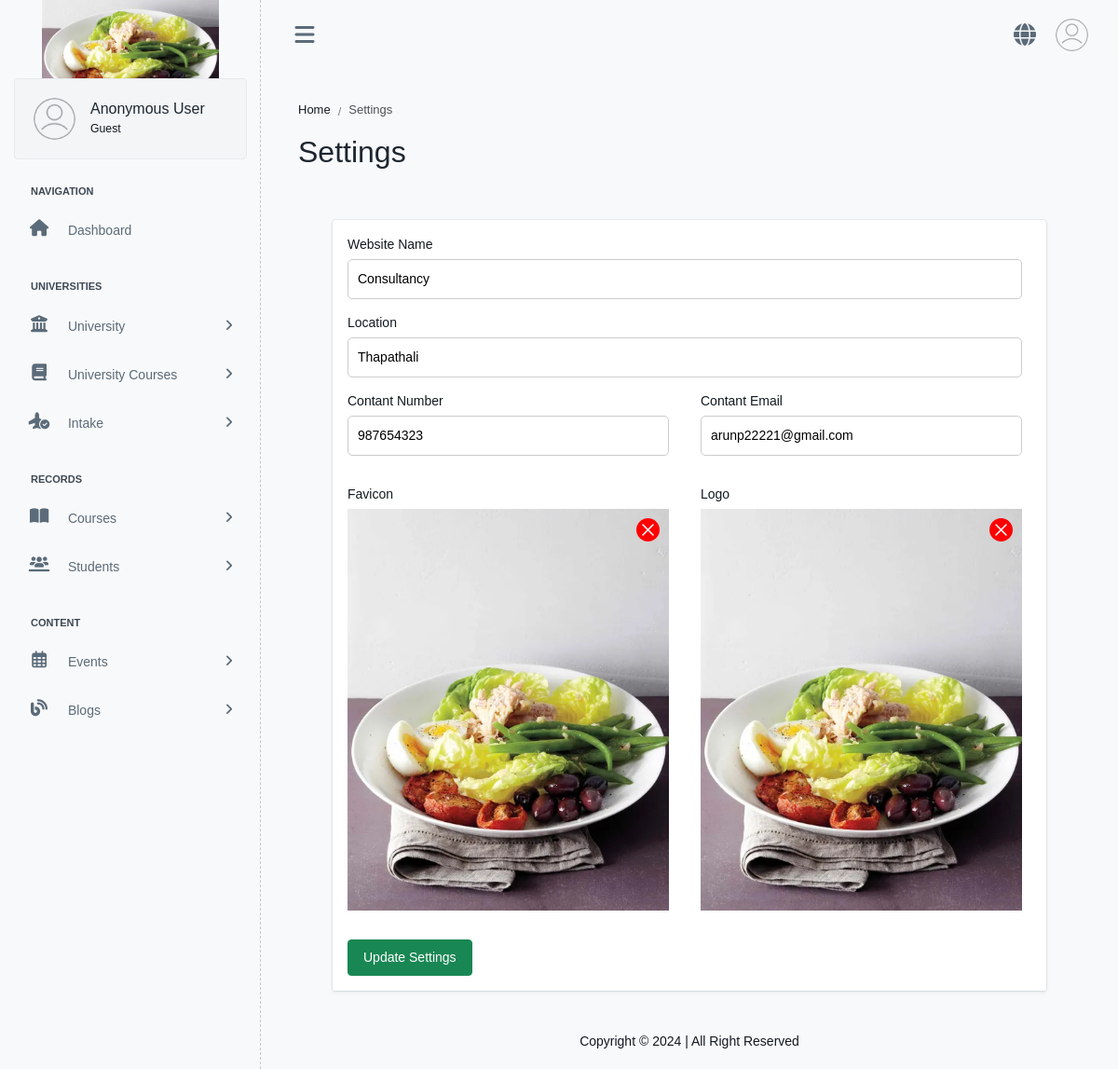
Page /settings/ on the earlier database version.
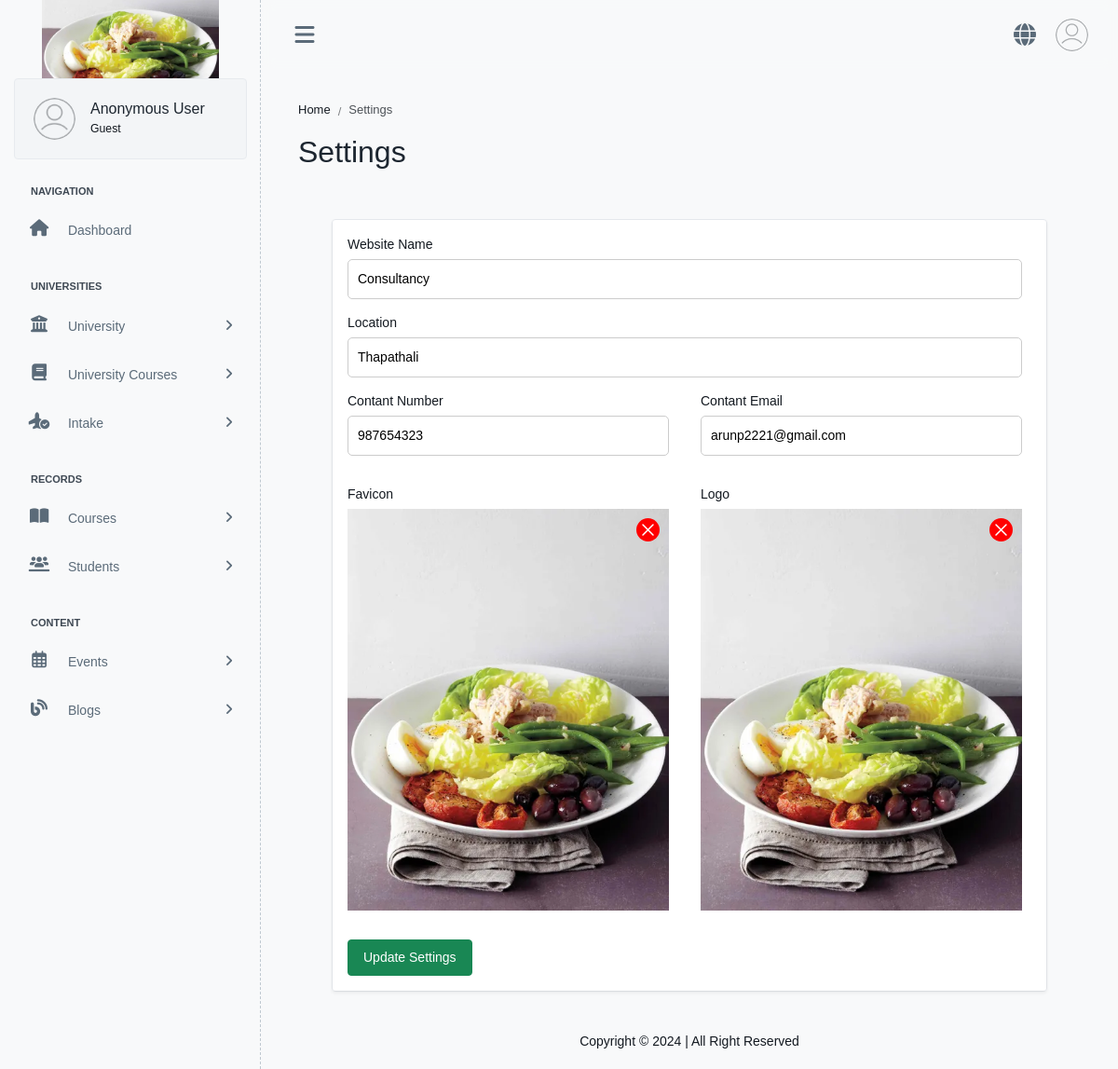
Same page on the later database version.
### dashboard/models.py (models this page shows, shortened)
class SiteSettings(models.Model):
    website_name = models.CharField(max_length=255)
    location = models.CharField(max_length=255)
    contact_email = models.EmailField()
    contact_number = models.CharField(max_length=13)
    website_fav = models.TextField(blank=True, null=True)
    website_logo = models.TextField(blank=True, null=True)
    website_baner = models.TextField(blank=True, null=True)

### dashboard/views.py (the view, shortened to what this page needs)
# urls.py: path("settings/", SettingsView.as_view(), name="settings"),
class SettingsView(View):
    def get(self, request, *args, **kwargs):
        settings = SiteSettings.objects.first()
        form = SiteSettingsForm(instance=settings)
        return render(request, 'dashboard/setting.html', {'form': form})

### dashboard/forms.py
class SiteSettingsForm(forms.ModelForm):
    class Meta:
        model = SiteSettings
        fields = [
            'website_name',
            'location',
            'contact_email',
            'contact_number',
            'website_fav',
            'website_logo',
            'website_baner',
        ]

### dashboard/context_processor.py (called while the page is built, shortened)
def site_settings(request):
    settings = SiteSettings.objects.first()
    if settings:
        return {
            'website_name': settings.website_name,
            'location': settings.location,
            'website_fav': settings.website_fav,
            'website_logo': settings.website_logo,
            'contact_email': settings.contact_email,
            'contact_number': settings.contact_number,
        }

### templates/dashboard/setting.html (shortened to what this page needs)
{% extends "admin-base.html" %}
{% block beadcrumb %}Settings{% endblock beadcrumb %}
{% block maintitle %}Settings{% endblock maintitle %}
{% block content %}
<div class="setting_container mt-3">
    <div class="row justify-content-center">
        <div class="col-md-11">
            <div class="card">
                <div class="card-body shadow-sm border-0">
                    <form action="{% url 'dashboard:settings' %}" method="post">
                        <div class="mb-3">
                            {% include 'dashboard/settings/general.html' %}
                        </div>
                        <button type="submit" class="btn btn-success py-2 px-3">Update Settings</button>
                    </form>
                </div>
            </div>
        </div>
    </div>
</div>
{% endblock content %}

### templates/admin-base.html (shortened to what this page needs)
{% load static %}
<!DOCTYPE html>
<html lang="en">
<head>
    <link rel="stylesheet" href="https://cdnjs.cloudflare.com/ajax/libs/fancybox/3.5.7/jquery.fancybox.min.css">
    <link rel="stylesheet" href="{% static 'modules/alert/style.css' %}">
    <link rel="stylesheet" href="https://cdn.jsdelivr.net/npm/select2@4.1.0-rc.0/dist/css/select2.min.css">
    <link rel="stylesheet" href="https://cdnjs.cloudflare.com/ajax/libs/font-awesome/6.5.1/css/all.min.css">
    <link rel="stylesheet" href="https://cdn.jsdelivr.net/npm/bootstrap@5.3.3/dist/css/bootstrap.min.css">
    <link rel="stylesheet" href="{% static 'modules/datetimepicker/css/bootstrap-datetimepicker.min.css' %}">
    <link rel="stylesheet" href="{% static 'assets/css/style.css' %}" id="main-style-link">
</head>
<body>
    <nav class="ps-sidebar">
        <div class="navbar-wrapper">
            <div class="m-header">
                <a href="" class="b-brand text-primary">
                    <img src="{{website_logo}}" class="img-fluid logo-lg opacity-100 h-full" alt="logo">
                </a>
            </div>
            <div class="navbar-content">
                <div class="card ps-user-card">
                    <div class="card-body">
                        <div class="d-flex align-items-center">
                            <div class="flex-shrink-0">
                                {% if request.user.profile_image %}
                                    <img src="{{ request.user.profile_image }}" alt="user-image"
                                        class="user-avatar wid-45 rounded-circle" />
                                {% else %}
                                    <img src="{% static 'assets/images/user.png' %}" alt="default-user-image"
                                        class="user-avatar wid-45 rounded-circle" />
                                {% endif %}
                            </div>
                            <div class="flex-grow-1 ms-3 me-2">
                                {% if request.user.is_authenticated %}
                                    <h6 class="mb-0">{{ request.user.get_full_name }}</h6>
                                    <small>{{ request.user.role|capfirst }}</small>
                                {% else %}
                                    <h6 class="mb-0">Anonymous User</h6>
                                    <small>Guest</small>
                                {% endif %}
                            </div>
                        </div>
                    </div>
                </div>
                <ul class="ps-navbar">
                    <li class="ps-item ps-caption">
                        <label>Navigation</label>
                    </li>
                    <li class="ps-item">
                        <a href="{% url 'dashboard:index' %}" class="ps-link">
                            <span class="ps-micon">
                                <i class="fa fa-home"></i>
                            </span>
                            <span class="ps-mtext">Dashboard</span>
                        </a>
                    </li>
                    <li class="ps-item ps-caption">
                        <label>Universities</label>
                    </li>
                    <li class="ps-item ps-hasmenu">
                        <a href="#!" class="ps-link active">
                            <span class="ps-micon">
                                <i class="fa-solid fa-building-columns"></i>
                            </span>
                            <span class="ps-mtext">University</span>
                            <span class="ps-arrow"><i class="fa fa-angle-right"></i></span>
                        </a>
                    </li>
                    <li class="ps-item ps-hasmenu">
                        <a href="#!" class="ps-link active">
                            <span class="ps-micon">
                                <i class="fa-solid fa-book"></i>
                            </span>
                            <span class="ps-mtext">University Courses</span>
                            <span class="ps-arrow"><i class="fa fa-angle-right"></i></span>
                        </a>
                    </li>
                    <li class="ps-item ps-hasmenu">
                        <a href="#!" class="ps-link active">
                            <span class="ps-micon">
                                <i class="fa-solid fa-plane-circle-check"></i>
                            </span>
                            <span class="ps-mtext">Intake</span>
                            <span class="ps-arrow"><i class="fa fa-angle-right"></i></span>
                        </a>
                    </li>
                    <li class="ps-item ps-caption">
                        <label>Records</label>
                    </li>
                    <li class="ps-item ps-hasmenu">
                        <a href="#!" class="ps-link active">
                            <span class="ps-micon">
                                <i class="fa-solid fa-book-open"></i>
                            </span>
                            <span class="ps-mtext">Courses</span>
                            <span class="ps-arrow"><i class="fa fa-angle-right"></i></span>
                        </a>
                    </li>
                    <li class="ps-item ps-hasmenu">
                        <a href="#!" class="ps-link active">
                            <span class="ps-micon">
                                <i class="fa-solid fa-users-line"></i>
                            </span>
                            <span class="ps-mtext">Students</span>
                            <span class="ps-arrow"><i class="fa fa-angle-right"></i></span>
                        </a>
                    </li>
                    <li class="ps-item ps-caption">
                        <label>Content</label>
                    </li>
                    <li class="ps-item ps-hasmenu">
                        <a href="#!" class="ps-link active">
                            <span class="ps-micon">
                                <i class="fa-regular fa-calendar-days"></i>
                            </span>
                            <span class="ps-mtext">Events</span>
                            <span class="ps-arrow"><i class="fa fa-angle-right"></i></span>
                        </a>
                    </li>
                    <li class="ps-item ps-hasmenu">
                        <a href="#!" class="ps-link active">
                            <span class="ps-micon">
                                <i class="fa-solid fa-blog"></i>
                            </span>
                            <span class="ps-mtext">Blogs</span>
                            <span class="ps-arrow"><i class="fa fa-angle-right"></i></span>
                        </a>
                    </li>
                    <li class="ps-item ps-caption">
                    </li>
                </ul>
            </div>
        </div>
    </nav>
    <header class="ps-header">
        <div class="header-wrapper">
            <div class="me-auto ps-mob-drp">
                <ul class="list-unstyled">
                    <li class="ps-h-item ps-sidebar-collapse">
                        <a href="#" class="ps-head-link ms-0" id="sidebar-hide">
                            <i class="fa-solid fa-bars"></i>
                        </a>
                    </li>
                </ul>
            </div>
            <div class="ms-auto">
                <ul class="list-unstyled">
                    <li class="ps-h-item">
                        <a href="" class="ps-head-link me-0" target="_blank">
                            <i class="fa fa-globe"></i>
                        </a>
                    </li>
                    <li class="dropdown ps-h-item header-user-profile">
                        <a class="ps-head-link dropdown-toggle arrow-none me-0" data-bs-toggle="dropdown" href="#"
                            role="button" aria-haspopup="false" data-bs-auto-close="outside" aria-expanded="false">
                            <img src="{% static 'assets/images/user.png' %}" alt="user-image" class="user-avatar" />
                        </a>
                    </li>
                </ul>
            </div>
        </div>
    </header>
    <div class="ps-container">
        <div class="ps-content">
            <div class="page-header">
                <div class="page-block">
                    <div class="row align-items-center">
                        <div class="col-md-12">
                            {% block beadcumbfull %}
                            <ul class="breadcrumb">
                                <li class="breadcrumb-item"><a href="">Home</a></li>
                                <li class="breadcrumb-item" aria-current="page">{% block beadcrumb %}Dashboard{% endblock %}</li>
                            </ul>
                            {% endblock beadcumbfull %}
                        </div>
                        <div class="col-md-12">
                            <div class="page-header-title">
                                <h2 class="mb-0">{% block maintitle %}{% endblock maintitle %}</h2>
                            </div>
                        </div>
                    </div>
                </div>
            </div>
            <div class="row dashboard">
                {% block content %}{% endblock content %}
            </div>
        </div>
    </div>
    <footer class="ps-footer">
        <div class="footer-wrapper container-fluid text-center">
            <div class="row">
                <div class="col my-1">
                    <p class="m-0">Copyright &copy; 2024 | All Right Reserved</p>
                </div>
            </div>
        </div>
    </footer>
</body>
</html>

### templates/dashboard/settings/general.html
<div class="row">
    <div class="col-12">
        <div class="form-group">
            <label class="form-label" for="{{ form.website_name.id_for_label }}">Website Name</label>
            {{ form.website_name }}
        </div>
    </div>
    <div class="col-12">
        <div class="form-group">
            <label class="form-label" for="{{ form.website_location.id_for_label }}">Location</label>
            {{ form.location }}
        </div>
    </div>
    <div class="col-6">
        <div class="form-group">
            <label class="form-label" for="{{ form.contact_number.id_for_label }}">Contant Number</label>
            {{ form.contact_number }}
        </div>
    </div>
    <div class="col-6">
        <div class="form-group">
            <label class="form-label" for="{{ form.contact_email.id_for_label }}">Contant Email</label>
            {{ form.contact_email }}
        </div>
    </div>
    <div class="col-md-6 mt-3">
        <div class="form-group">
            <label class="form-label">Favicon</label>
            {% with name="website_fav" image=form.website_fav.value %}
                {% include 'image-picker.html' %}
            {% endwith %}
        </div>
    </div>
    <div class="col-md-6 mt-3">
        <div class="form-group">
            <label class="form-label">Logo</label>
            {% with name="website_logo" image=form.website_logo.value %}
                {% include 'image-picker.html' %}
            {% endwith %}
        </div>
    </div>
</div>

### templates/image-picker.html (shortened to what this page needs)
<div class="from-group image_picker_container {% if image %}added{% endif %}">
    {% if image %}
      <div class="image_fill_placeholder">
        <svg xmlns="http://www.w3.org/2000/svg" class="ionicon" viewBox="0 0 512 512">
          <path fill="none" stroke="currentColor" stroke-linecap="round" stroke-linejoin="round" stroke-width="32" d="M368 368L144 144M368 144L144 368"></path>
        </svg>
        <img src="{{image}}" alt="PreView Image" />
      </div>
    {% endif %}
  </div>

Differences in the rows shown:
changed SiteSettings "Consultancy": contact_email "arunp22221@gmail.com" → "arunp2221@gmail.com"
